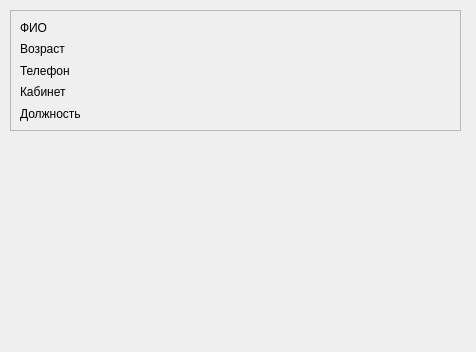
<?xml version="1.0" encoding="UTF-8"?>
<ui version="4.0">
 <class>DoctorPanel</class>
 <widget class="QDialog" name="DoctorPanel">
  <property name="geometry">
   <rect>
    <x>0</x>
    <y>0</y>
    <width>476</width>
    <height>352</height>
   </rect>
  </property>
  <property name="windowTitle">
   <string>Dialog</string>
  </property>
  <widget class="QFrame" name="frame">
   <property name="geometry">
    <rect>
     <x>10</x>
     <y>10</y>
     <width>451</width>
     <height>121</height>
    </rect>
   </property>
   <property name="frameShape">
    <enum>QFrame::StyledPanel</enum>
   </property>
   <property name="frameShadow">
    <enum>QFrame::Raised</enum>
   </property>
   <layout class="QVBoxLayout" name="verticalLayout_2">
    <item>
     <layout class="QVBoxLayout" name="verticalLayout">
      <item>
       <widget class="QLabel" name="label_FIO">
        <property name="text">
         <string>ФИО</string>
        </property>
       </widget>
      </item>
      <item>
       <widget class="QLabel" name="label_age">
        <property name="text">
         <string>Возраст</string>
        </property>
       </widget>
      </item>
      <item>
       <widget class="QLabel" name="label_telephone">
        <property name="text">
         <string>Телефон</string>
        </property>
       </widget>
      </item>
      <item>
       <widget class="QLabel" name="label_cabinet">
        <property name="text">
         <string>Кабинет</string>
        </property>
       </widget>
      </item>
      <item>
       <widget class="QLabel" name="label_post">
        <property name="text">
         <string>Должность</string>
        </property>
       </widget>
      </item>
     </layout>
    </item>
   </layout>
  </widget>
 </widget>
 <resources/>
 <connections/>
</ui>
